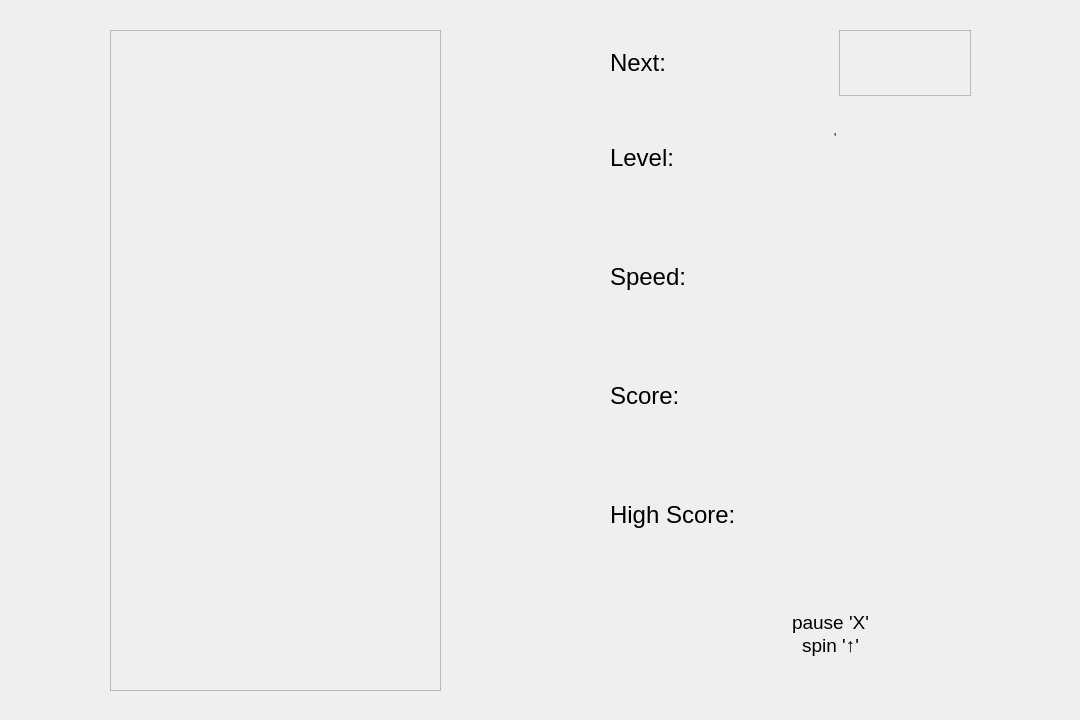
<?xml version="1.0" encoding="UTF-8"?>
<ui version="4.0">
 <class>tetris</class>
 <widget class="QWidget" name="tetris">
  <property name="geometry">
   <rect>
    <x>0</x>
    <y>0</y>
    <width>1080</width>
    <height>720</height>
   </rect>
  </property>
  <property name="windowTitle">
   <string>Form</string>
  </property>
  <widget class="QWidget" name="verticalLayoutWidget">
   <property name="geometry">
    <rect>
     <x>610</x>
     <y>30</y>
     <width>441</width>
     <height>661</height>
    </rect>
   </property>
   <layout class="QVBoxLayout" name="verticalLayout">
    <item>
     <layout class="QHBoxLayout" name="horizontalLayout">
      <item>
       <widget class="QLabel" name="label_3">
        <property name="text">
         <string>&lt;html&gt;&lt;head/&gt;&lt;body&gt;&lt;p&gt;&lt;span style=&quot; font-size:18pt;&quot;&gt;Next:&lt;/span&gt;&lt;/p&gt;&lt;/body&gt;&lt;/html&gt;</string>
        </property>
       </widget>
      </item>
      <item>
       <widget class="QTableWidget" name="tableWidget_2">
        <property name="enabled">
         <bool>false</bool>
        </property>
        <property name="sizePolicy">
         <sizepolicy hsizetype="Minimum" vsizetype="Minimum">
          <horstretch>0</horstretch>
          <verstretch>0</verstretch>
         </sizepolicy>
        </property>
        <property name="minimumSize">
         <size>
          <width>132</width>
          <height>66</height>
         </size>
        </property>
        <property name="maximumSize">
         <size>
          <width>132</width>
          <height>66</height>
         </size>
        </property>
        <property name="cursor" stdset="0">
         <cursorShape>ArrowCursor</cursorShape>
        </property>
        <property name="mouseTracking">
         <bool>false</bool>
        </property>
        <property name="tabletTracking">
         <bool>false</bool>
        </property>
        <property name="verticalScrollBarPolicy">
         <enum>Qt::ScrollBarAlwaysOff</enum>
        </property>
        <property name="horizontalScrollBarPolicy">
         <enum>Qt::ScrollBarAlwaysOff</enum>
        </property>
        <property name="editTriggers">
         <set>QAbstractItemView::NoEditTriggers</set>
        </property>
        <property name="selectionMode">
         <enum>QAbstractItemView::NoSelection</enum>
        </property>
        <property name="showGrid">
         <bool>false</bool>
        </property>
        <property name="rowCount">
         <number>2</number>
        </property>
        <property name="columnCount">
         <number>4</number>
        </property>
        <attribute name="horizontalHeaderVisible">
         <bool>false</bool>
        </attribute>
        <attribute name="horizontalHeaderMinimumSectionSize">
         <number>33</number>
        </attribute>
        <attribute name="horizontalHeaderDefaultSectionSize">
         <number>33</number>
        </attribute>
        <attribute name="verticalHeaderVisible">
         <bool>false</bool>
        </attribute>
        <attribute name="verticalHeaderMinimumSectionSize">
         <number>33</number>
        </attribute>
        <attribute name="verticalHeaderDefaultSectionSize">
         <number>33</number>
        </attribute>
        <row/>
        <row/>
        <column/>
        <column/>
        <column/>
        <column/>
        <item row="0" column="0">
         <property name="text">
          <string notr="true"/>
         </property>
         <property name="toolTip">
          <string/>
         </property>
        </item>
        <item row="0" column="1"/>
       </widget>
      </item>
      <item>
       <spacer name="horizontalSpacer">
        <property name="orientation">
         <enum>Qt::Horizontal</enum>
        </property>
        <property name="sizeType">
         <enum>QSizePolicy::Fixed</enum>
        </property>
        <property name="sizeHint" stdset="0">
         <size>
          <width>80</width>
          <height>20</height>
         </size>
        </property>
       </spacer>
      </item>
     </layout>
    </item>
    <item>
     <layout class="QHBoxLayout" name="horizontalLayout_2">
      <item>
       <widget class="QLabel" name="label_7">
        <property name="text">
         <string>&lt;html&gt;&lt;head/&gt;&lt;body&gt;&lt;p&gt;&lt;span style=&quot; font-size:18pt;&quot;&gt;Level:&lt;/span&gt;&lt;/p&gt;&lt;/body&gt;&lt;/html&gt;</string>
        </property>
       </widget>
      </item>
      <item>
       <widget class="QLabel" name="label_11">
        <property name="text">
         <string>&lt;html&gt;&lt;head/&gt;&lt;body&gt;&lt;p&gt;'&lt;/p&gt;&lt;p&gt;&lt;br/&gt;&lt;/p&gt;&lt;/body&gt;&lt;/html&gt;</string>
        </property>
       </widget>
      </item>
     </layout>
    </item>
    <item>
     <layout class="QHBoxLayout" name="horizontalLayout_3">
      <item>
       <widget class="QLabel" name="label_10">
        <property name="text">
         <string>&lt;html&gt;&lt;head/&gt;&lt;body&gt;&lt;p&gt;&lt;span style=&quot; font-size:18pt;&quot;&gt;Speed:&lt;/span&gt;&lt;/p&gt;&lt;/body&gt;&lt;/html&gt;</string>
        </property>
       </widget>
      </item>
      <item>
       <widget class="QLabel" name="label_9">
        <property name="text">
         <string>&lt;html&gt;&lt;head/&gt;&lt;body&gt;&lt;p&gt;&lt;br/&gt;&lt;/p&gt;&lt;/body&gt;&lt;/html&gt;</string>
        </property>
       </widget>
      </item>
     </layout>
    </item>
    <item>
     <layout class="QHBoxLayout" name="horizontalLayout_4">
      <item>
       <widget class="QLabel" name="label_8">
        <property name="text">
         <string>&lt;html&gt;&lt;head/&gt;&lt;body&gt;&lt;p&gt;&lt;span style=&quot; font-size:18pt;&quot;&gt;Score:&lt;/span&gt;&lt;/p&gt;&lt;/body&gt;&lt;/html&gt;</string>
        </property>
       </widget>
      </item>
      <item>
       <widget class="QLabel" name="label_6">
        <property name="text">
         <string>&lt;html&gt;&lt;head/&gt;&lt;body&gt;&lt;p&gt;&lt;br/&gt;&lt;/p&gt;&lt;/body&gt;&lt;/html&gt;</string>
        </property>
       </widget>
      </item>
     </layout>
    </item>
    <item>
     <layout class="QHBoxLayout" name="horizontalLayout_5">
      <item>
       <widget class="QLabel" name="label_4">
        <property name="text">
         <string>&lt;html&gt;&lt;head/&gt;&lt;body&gt;&lt;p&gt;&lt;span style=&quot; font-size:18pt;&quot;&gt;High Score:&lt;/span&gt;&lt;/p&gt;&lt;/body&gt;&lt;/html&gt;</string>
        </property>
       </widget>
      </item>
      <item>
       <widget class="QLabel" name="label_2">
        <property name="text">
         <string>&lt;html&gt;&lt;head/&gt;&lt;body&gt;&lt;p&gt;&lt;br/&gt;&lt;/p&gt;&lt;/body&gt;&lt;/html&gt;</string>
        </property>
       </widget>
      </item>
     </layout>
    </item>
    <item>
     <layout class="QVBoxLayout" name="verticalLayout_2">
      <item>
       <widget class="QLabel" name="label">
        <property name="text">
         <string>&lt;!DOCTYPE HTML PUBLIC &quot;-//W3C//DTD HTML 4.0//EN&quot; &quot;http://www.w3.org/TR/REC-html40/strict.dtd&quot;&gt;
&lt;html&gt;&lt;head&gt;&lt;meta name=&quot;qrichtext&quot; content=&quot;1&quot; /&gt;&lt;meta charset=&quot;utf-8&quot; /&gt;&lt;style type=&quot;text/css&quot;&gt;
p, li { white-space: pre-wrap; }
hr { height: 1px; border-width: 0; }
li.unchecked::marker { content: &quot;\2610&quot;; }
li.checked::marker { content: &quot;\2612&quot;; }
&lt;/style&gt;&lt;/head&gt;&lt;body style=&quot; font-family:'Ubuntu Sans'; font-size:11pt; font-weight:400; font-style:normal;&quot;&gt;
&lt;p align=&quot;center&quot; style=&quot; margin-top:0px; margin-bottom:0px; margin-left:0px; margin-right:0px; -qt-block-indent:0; text-indent:0px;&quot;&gt;&lt;span style=&quot; font-size:14pt; color:#000000;&quot;&gt;pause 'X'&lt;/span&gt;&lt;/p&gt;
&lt;p align=&quot;center&quot; style=&quot; margin-top:0px; margin-bottom:0px; margin-left:0px; margin-right:0px; -qt-block-indent:0; text-indent:0px;&quot;&gt;&lt;span style=&quot; font-size:14pt; color:#000000;&quot;&gt;spin '↑'&lt;/span&gt;&lt;/p&gt;&lt;/body&gt;&lt;/html&gt;</string>
        </property>
       </widget>
      </item>
     </layout>
    </item>
   </layout>
  </widget>
  <widget class="QTableWidget" name="tableWidget">
   <property name="enabled">
    <bool>false</bool>
   </property>
   <property name="geometry">
    <rect>
     <x>110</x>
     <y>30</y>
     <width>331</width>
     <height>661</height>
    </rect>
   </property>
   <property name="sizePolicy">
    <sizepolicy hsizetype="Minimum" vsizetype="Minimum">
     <horstretch>0</horstretch>
     <verstretch>0</verstretch>
    </sizepolicy>
   </property>
   <property name="minimumSize">
    <size>
     <width>330</width>
     <height>0</height>
    </size>
   </property>
   <property name="maximumSize">
    <size>
     <width>660</width>
     <height>1320</height>
    </size>
   </property>
   <property name="cursor" stdset="0">
    <cursorShape>ArrowCursor</cursorShape>
   </property>
   <property name="mouseTracking">
    <bool>false</bool>
   </property>
   <property name="tabletTracking">
    <bool>false</bool>
   </property>
   <property name="verticalScrollBarPolicy">
    <enum>Qt::ScrollBarAlwaysOff</enum>
   </property>
   <property name="horizontalScrollBarPolicy">
    <enum>Qt::ScrollBarAlwaysOff</enum>
   </property>
   <property name="editTriggers">
    <set>QAbstractItemView::NoEditTriggers</set>
   </property>
   <property name="selectionMode">
    <enum>QAbstractItemView::NoSelection</enum>
   </property>
   <property name="showGrid">
    <bool>false</bool>
   </property>
   <property name="rowCount">
    <number>20</number>
   </property>
   <property name="columnCount">
    <number>10</number>
   </property>
   <attribute name="horizontalHeaderVisible">
    <bool>false</bool>
   </attribute>
   <attribute name="horizontalHeaderMinimumSectionSize">
    <number>33</number>
   </attribute>
   <attribute name="horizontalHeaderDefaultSectionSize">
    <number>33</number>
   </attribute>
   <attribute name="verticalHeaderVisible">
    <bool>false</bool>
   </attribute>
   <attribute name="verticalHeaderMinimumSectionSize">
    <number>33</number>
   </attribute>
   <attribute name="verticalHeaderDefaultSectionSize">
    <number>33</number>
   </attribute>
   <row/>
   <row/>
   <row/>
   <row/>
   <row/>
   <row/>
   <row/>
   <row/>
   <row/>
   <row/>
   <row/>
   <row/>
   <row/>
   <row/>
   <row/>
   <row/>
   <row/>
   <row/>
   <row/>
   <row/>
   <column/>
   <column/>
   <column/>
   <column/>
   <column/>
   <column/>
   <column/>
   <column/>
   <column/>
   <column/>
   <item row="0" column="0">
    <property name="text">
     <string notr="true"/>
    </property>
    <property name="toolTip">
     <string/>
    </property>
   </item>
   <item row="0" column="1"/>
  </widget>
 </widget>
 <resources/>
 <connections/>
</ui>
